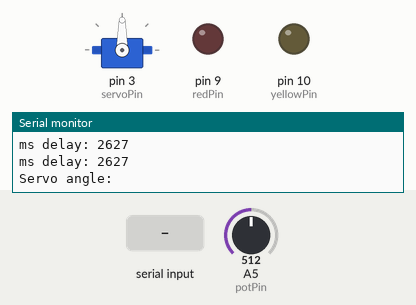
Bench run of a sketch on a simulated Arduino Uno, built with avr-gcc and run on an emulated ATmega328P. On the bench: servo, output pins drawn as LEDs (lit = HIGH), the last lines printed to the serial monitor. Dashed ring = blinking. The inputs (shaded band) are chosen by the test bench; at power-on: A5 (potPin) = 512.

Above: at 6.2 s.
6.3 s: "30,150\n" received over Serial
At 6.8 s:
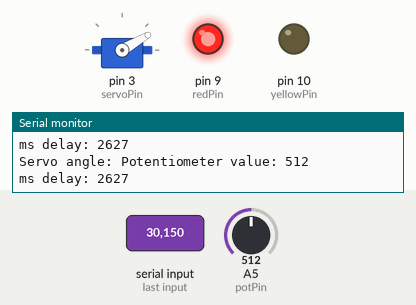
9.3 s: A5 (potPin) set to 103
12.3 s: A5 (potPin) set to 84
15.3 s: "90,45\n" received over Serial
At 15.9 s:
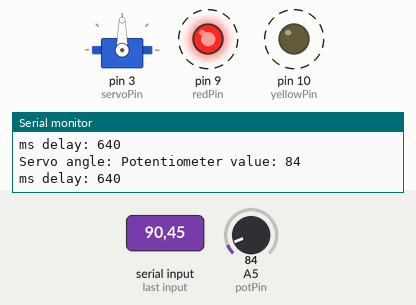
18.3 s: "200\n" received over Serial
At 18.8 s:
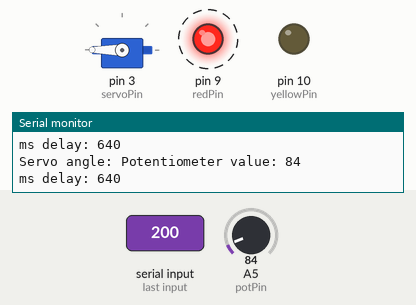
21.3 s: "0\n" received over Serial
At 26.0 s:
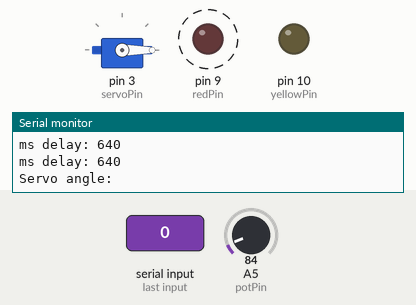
Timing chart, 0 to 27.0 s (numbered marks = the images above; inputs shaded):
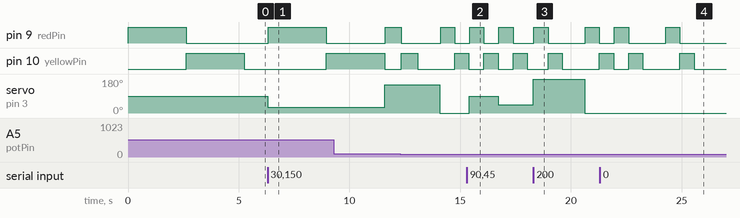

Measured:
- after the input at 6.3 s, pin 9 (redPin): LOW → HIGH at once, → LOW 2.6 s later; pin 10 (yellowPin): LOW → HIGH after 2.7 s; servo on pin 3 (servoPin): 90° → 30° at once
- after the input at 15.3 s, pin 9 (redPin): alternates HIGH for 0.64 s and LOW for 0.68 s, starting after 0.13 s; servo on pin 3 (servoPin): 0° → 90° after 0.10 s, → 45° 1.3 s later
- after the input at 18.3 s, servo on pin 3 (servoPin): 45° → 180° at once, → 0° 2.3 s later
- after the input at 21.3 s, pin 9 (redPin): alternates HIGH for 0.64 s and LOW for 1.7 s, starting after 0.66 s

The sketch:

TechBoy_L16.ino
```cpp
#include <Servo.h>

int redPin = 9;
int yellowPin = 10;

int potPin = 5;
int potValue = 0;
const float maxVolts = 5.0;

Servo myServo;
int servoPin = 3;
int servoDelay = 25;
int servoAngle = 0;

int analogReadToWrite(int readValue){
  int outputValue = map(readValue,0,1023,0,255);

  return outputValue;
}

int analogReadToSeconds(int readValue){
  float writeValue = 250.0 + readValue*4750.0/1023.0;
  int outputValue = (int)round(writeValue);

  Serial.print("ms delay: ");
  Serial.println(outputValue);
  return outputValue;
}

int readPotentiometer(){
  potValue = analogRead(potPin);
  Serial.print("Potentiometer value: ");
  Serial.println(potValue);

  return potValue;
}

void blinkPins(int pin1, int pin2, int inputValue){
  digitalWrite(pin1, HIGH);
  delay(analogReadToSeconds(inputValue));
  digitalWrite(pin1, LOW);
  digitalWrite(pin2, HIGH);
  delay(analogReadToSeconds(inputValue));
  digitalWrite(pin2, LOW);
}

void servoInputAngle(){
  Serial.print("Servo angle: ");

  while(Serial.available() == 0){}
  servoAngle = Serial.parseInt();
  myServo.write(servoAngle);
  delay(servoDelay);
}

void setup() {
  // put your setup code here, to run once:
  Serial.begin(9600);

  pinMode(redPin, OUTPUT);
  pinMode(yellowPin, OUTPUT);
  pinMode(potPin, INPUT);
  myServo.attach(servoPin);

  while(!Serial){}
}

void loop() {
  // put your main code here, to run repeatedly:
  int inputValue = readPotentiometer();
  blinkPins(redPin, yellowPin, inputValue);
  delay(10);

  servoInputAngle();
}
```
